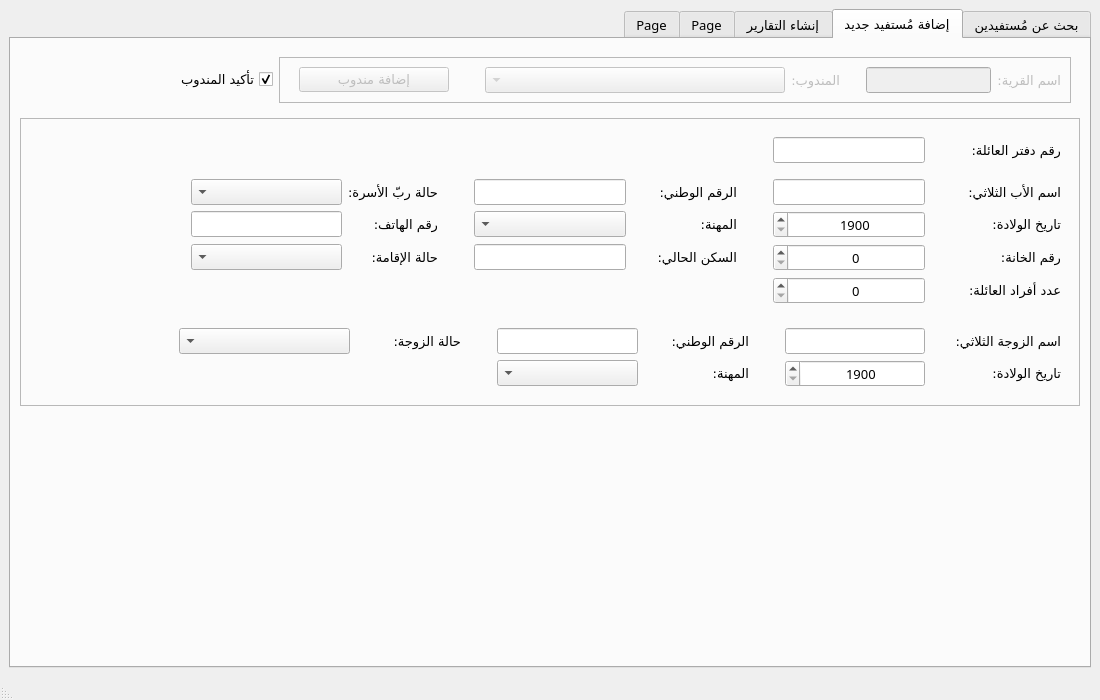
<?xml version="1.0" encoding="UTF-8"?>
<ui version="4.0">
 <class>MainWindow</class>
 <widget class="QMainWindow" name="MainWindow">
  <property name="geometry">
   <rect>
    <x>0</x>
    <y>0</y>
    <width>1100</width>
    <height>700</height>
   </rect>
  </property>
  <property name="minimumSize">
   <size>
    <width>1100</width>
    <height>700</height>
   </size>
  </property>
  <property name="font">
   <font>
    <family>Almarai</family>
    <pointsize>10</pointsize>
   </font>
  </property>
  <property name="windowTitle">
   <string>SARC DATA Section</string>
  </property>
  <property name="windowIcon">
   <iconset>
    <normaloff>SARC Logo Daraa Branch HD Circle.png</normaloff>SARC Logo Daraa Branch HD Circle.png</iconset>
  </property>
  <property name="layoutDirection">
   <enum>Qt::RightToLeft</enum>
  </property>
  <property name="locale">
   <locale language="Arabic" country="Syria"/>
  </property>
  <widget class="QWidget" name="centralwidget">
   <layout class="QVBoxLayout" name="verticalLayout_2">
    <item>
     <widget class="QTabWidget" name="mainNavBar">
      <property name="layoutDirection">
       <enum>Qt::RightToLeft</enum>
      </property>
      <property name="locale">
       <locale language="Arabic" country="Syria"/>
      </property>
      <property name="currentIndex">
       <number>1</number>
      </property>
      <widget class="QWidget" name="deliveryTab">
       <attribute name="icon">
        <iconset>
         <normaloff>search.svg</normaloff>search.svg</iconset>
       </attribute>
       <attribute name="title">
        <string extracomment="واجهة البحث عن مُستفيد">بحث عن مُستفيدين</string>
       </attribute>
       <layout class="QHBoxLayout" name="horizontalLayout_2">
        <item>
         <layout class="QVBoxLayout" name="_2">
          <item>
           <layout class="QHBoxLayout" name="horizontalLayout">
            <property name="spacing">
             <number>20</number>
            </property>
            <item>
             <widget class="QLabel" name="label">
              <property name="text">
               <string>بحث:</string>
              </property>
             </widget>
            </item>
            <item>
             <widget class="QLineEdit" name="txtSearch">
              <property name="sizePolicy">
               <sizepolicy hsizetype="Fixed" vsizetype="Fixed">
                <horstretch>0</horstretch>
                <verstretch>0</verstretch>
               </sizepolicy>
              </property>
              <property name="minimumSize">
               <size>
                <width>300</width>
                <height>0</height>
               </size>
              </property>
             </widget>
            </item>
            <item>
             <widget class="QPushButton" name="btnSearch">
              <property name="text">
               <string>بحث</string>
              </property>
              <property name="icon">
               <iconset>
                <normaloff>search.svg</normaloff>search.svg</iconset>
              </property>
              <property name="shortcut">
               <string>Return</string>
              </property>
              <property name="autoDefault">
               <bool>true</bool>
              </property>
              <property name="default">
               <bool>true</bool>
              </property>
             </widget>
            </item>
            <item>
             <spacer name="horizontalSpacer_2">
              <property name="orientation">
               <enum>Qt::Horizontal</enum>
              </property>
              <property name="sizeType">
               <enum>QSizePolicy::Expanding</enum>
              </property>
              <property name="sizeHint" stdset="0">
               <size>
                <width>40</width>
                <height>20</height>
               </size>
              </property>
             </spacer>
            </item>
           </layout>
          </item>
          <item>
           <widget class="QLabel" name="label_2">
            <property name="font">
             <font>
              <family>Almarai</family>
              <pointsize>8</pointsize>
             </font>
            </property>
            <property name="text">
             <string>يجب أن تكون قيمة البحث إمّا رقم دفتر العائلة أو اسم الأب أو الأم أو أرقامهما الوطنيّة</string>
            </property>
            <property name="alignment">
             <set>Qt::AlignLeading|Qt::AlignLeft|Qt::AlignVCenter</set>
            </property>
           </widget>
          </item>
          <item>
           <spacer name="verticalSpacer">
            <property name="orientation">
             <enum>Qt::Vertical</enum>
            </property>
            <property name="sizeType">
             <enum>QSizePolicy::Fixed</enum>
            </property>
            <property name="sizeHint" stdset="0">
             <size>
              <width>20</width>
              <height>20</height>
             </size>
            </property>
           </spacer>
          </item>
          <item>
           <widget class="QTableWidget" name="tableWidget">
            <property name="alternatingRowColors">
             <bool>true</bool>
            </property>
            <property name="rowCount">
             <number>20</number>
            </property>
            <property name="columnCount">
             <number>6</number>
            </property>
            <attribute name="horizontalHeaderDefaultSectionSize">
             <number>162</number>
            </attribute>
            <attribute name="horizontalHeaderStretchLastSection">
             <bool>true</bool>
            </attribute>
            <row/>
            <row/>
            <row/>
            <row/>
            <row/>
            <row/>
            <row/>
            <row/>
            <row/>
            <row/>
            <row/>
            <row/>
            <row/>
            <row/>
            <row/>
            <row/>
            <row/>
            <row/>
            <row/>
            <row/>
            <column/>
            <column/>
            <column/>
            <column/>
            <column/>
            <column/>
           </widget>
          </item>
         </layout>
        </item>
       </layout>
      </widget>
      <widget class="QWidget" name="addNewTab">
       <attribute name="icon">
        <iconset>
         <normaloff>add.svg</normaloff>add.svg</iconset>
       </attribute>
       <attribute name="title">
        <string>إضافة مُستفيد جديد</string>
       </attribute>
       <layout class="QVBoxLayout" name="verticalLayout">
        <item>
         <widget class="QFrame" name="frame">
          <layout class="QHBoxLayout" name="_4">
           <item>
            <widget class="QFrame" name="frame_5">
             <property name="enabled">
              <bool>false</bool>
             </property>
             <property name="frameShape">
              <enum>QFrame::StyledPanel</enum>
             </property>
             <property name="frameShadow">
              <enum>QFrame::Raised</enum>
             </property>
             <layout class="QHBoxLayout" name="horizontalLayout_3">
              <item>
               <widget class="QLabel" name="label_12">
                <property name="text">
                 <string>اسم القرية:</string>
                </property>
               </widget>
              </item>
              <item>
               <widget class="QLineEdit" name="txtArea">
                <property name="maximumSize">
                 <size>
                  <width>350</width>
                  <height>16777215</height>
                 </size>
                </property>
               </widget>
              </item>
              <item>
               <spacer name="horizontalSpacer_3">
                <property name="orientation">
                 <enum>Qt::Horizontal</enum>
                </property>
                <property name="sizeType">
                 <enum>QSizePolicy::Fixed</enum>
                </property>
                <property name="sizeHint" stdset="0">
                 <size>
                  <width>20</width>
                  <height>20</height>
                 </size>
                </property>
               </spacer>
              </item>
              <item>
               <widget class="QLabel" name="label_13">
                <property name="text">
                 <string>المندوب:</string>
                </property>
               </widget>
              </item>
              <item>
               <widget class="QComboBox" name="txtRepresentativeName">
                <property name="minimumSize">
                 <size>
                  <width>300</width>
                  <height>0</height>
                 </size>
                </property>
               </widget>
              </item>
              <item>
               <spacer name="horizontalSpacer_4">
                <property name="orientation">
                 <enum>Qt::Horizontal</enum>
                </property>
                <property name="sizeType">
                 <enum>QSizePolicy::Fixed</enum>
                </property>
                <property name="sizeHint" stdset="0">
                 <size>
                  <width>30</width>
                  <height>20</height>
                 </size>
                </property>
               </spacer>
              </item>
              <item>
               <widget class="QPushButton" name="btnAddRepresentative">
                <property name="minimumSize">
                 <size>
                  <width>150</width>
                  <height>0</height>
                 </size>
                </property>
                <property name="maximumSize">
                 <size>
                  <width>200</width>
                  <height>16777215</height>
                 </size>
                </property>
                <property name="text">
                 <string>إضافة مندوب</string>
                </property>
                <property name="icon">
                 <iconset>
                  <normaloff>add.svg</normaloff>add.svg</iconset>
                </property>
               </widget>
              </item>
              <item>
               <spacer name="horizontalSpacer_7">
                <property name="orientation">
                 <enum>Qt::Horizontal</enum>
                </property>
                <property name="sizeType">
                 <enum>QSizePolicy::Fixed</enum>
                </property>
                <property name="sizeHint" stdset="0">
                 <size>
                  <width>10</width>
                  <height>20</height>
                 </size>
                </property>
               </spacer>
              </item>
             </layout>
            </widget>
           </item>
           <item>
            <widget class="QCheckBox" name="chkRepresentativeChecker">
             <property name="text">
              <string>تأكيد المندوب</string>
             </property>
             <property name="checked">
              <bool>true</bool>
             </property>
            </widget>
           </item>
           <item>
            <spacer name="horizontalSpacer_8">
             <property name="orientation">
              <enum>Qt::Horizontal</enum>
             </property>
             <property name="sizeHint" stdset="0">
              <size>
               <width>40</width>
               <height>20</height>
              </size>
             </property>
            </spacer>
           </item>
          </layout>
         </widget>
        </item>
        <item>
         <widget class="QFrame" name="frame_3">
          <property name="frameShape">
           <enum>QFrame::StyledPanel</enum>
          </property>
          <property name="frameShadow">
           <enum>QFrame::Raised</enum>
          </property>
          <layout class="QVBoxLayout" name="verticalLayout_3">
           <item>
            <widget class="QFrame" name="frame_4">
             <layout class="QGridLayout" name="_3">
              <item row="1" column="1">
               <spacer name="verticalSpacer_2">
                <property name="orientation">
                 <enum>Qt::Vertical</enum>
                </property>
                <property name="sizeType">
                 <enum>QSizePolicy::Fixed</enum>
                </property>
                <property name="sizeHint" stdset="0">
                 <size>
                  <width>20</width>
                  <height>10</height>
                 </size>
                </property>
               </spacer>
              </item>
              <item row="2" column="6">
               <widget class="QLabel" name="label_19">
                <property name="text">
                 <string>حالة ربّ الأسرة:</string>
                </property>
               </widget>
              </item>
              <item row="4" column="6">
               <widget class="QLabel" name="label_11">
                <property name="text">
                 <string>حالة الإقامة:</string>
                </property>
               </widget>
              </item>
              <item row="5" column="0">
               <widget class="QLabel" name="label_9">
                <property name="text">
                 <string>عدد أفراد العائلة:</string>
                </property>
               </widget>
              </item>
              <item row="2" column="1">
               <widget class="QLineEdit" name="txtFatherName">
                <property name="maximumSize">
                 <size>
                  <width>350</width>
                  <height>16777215</height>
                 </size>
                </property>
                <property name="statusTip">
                 <string>الاسم الثلاثي لربّ الأسرة - الأب.</string>
                </property>
                <property name="maxLength">
                 <number>35</number>
                </property>
               </widget>
              </item>
              <item row="2" column="9">
               <spacer name="spacer_2">
                <property name="orientation">
                 <enum>Qt::Horizontal</enum>
                </property>
                <property name="sizeHint" stdset="0">
                 <size>
                  <width>0</width>
                  <height>0</height>
                 </size>
                </property>
               </spacer>
              </item>
              <item row="0" column="0">
               <widget class="QLabel" name="label_3">
                <property name="minimumSize">
                 <size>
                  <width>130</width>
                  <height>0</height>
                 </size>
                </property>
                <property name="text">
                 <string>رقم دفتر العائلة:</string>
                </property>
               </widget>
              </item>
              <item row="3" column="3">
               <widget class="QLabel" name="label_5">
                <property name="text">
                 <string>المهنة:</string>
                </property>
               </widget>
              </item>
              <item row="3" column="8">
               <widget class="QLineEdit" name="txtFatherPhoneNumber">
                <property name="maximumSize">
                 <size>
                  <width>350</width>
                  <height>16777215</height>
                 </size>
                </property>
                <property name="toolTip">
                 <string>أقصى حد يمكنك كتابته هو 10 أرقام.</string>
                </property>
                <property name="statusTip">
                 <string>يجب أن يكون من الشكل: 0912345678.</string>
                </property>
                <property name="maxLength">
                 <number>10</number>
                </property>
               </widget>
              </item>
              <item row="2" column="5">
               <spacer name="horizontalSpacer_5">
                <property name="orientation">
                 <enum>Qt::Horizontal</enum>
                </property>
                <property name="sizeType">
                 <enum>QSizePolicy::Fixed</enum>
                </property>
                <property name="sizeHint" stdset="0">
                 <size>
                  <width>30</width>
                  <height>20</height>
                 </size>
                </property>
               </spacer>
              </item>
              <item row="3" column="0">
               <widget class="QLabel" name="label_8">
                <property name="minimumSize">
                 <size>
                  <width>110</width>
                  <height>0</height>
                 </size>
                </property>
                <property name="text">
                 <string>تاريخ الولادة:</string>
                </property>
               </widget>
              </item>
              <item row="0" column="1">
               <widget class="QLineEdit" name="txtFamilyID">
                <property name="maximumSize">
                 <size>
                  <width>350</width>
                  <height>16777215</height>
                 </size>
                </property>
               </widget>
              </item>
              <item row="4" column="4">
               <widget class="QLineEdit" name="txtCurrentHome">
                <property name="maximumSize">
                 <size>
                  <width>350</width>
                  <height>16777215</height>
                 </size>
                </property>
               </widget>
              </item>
              <item row="2" column="3">
               <widget class="QLabel" name="label_6">
                <property name="minimumSize">
                 <size>
                  <width>105</width>
                  <height>0</height>
                 </size>
                </property>
                <property name="text">
                 <string>الرقم الوطني:</string>
                </property>
               </widget>
              </item>
              <item row="3" column="6">
               <widget class="QLabel" name="label_7">
                <property name="text">
                 <string>رقم الهاتف:</string>
                </property>
               </widget>
              </item>
              <item row="2" column="8">
               <widget class="QComboBox" name="txtFatherStatus">
                <property name="locale">
                 <locale language="English" country="UnitedStates"/>
                </property>
                <property name="maxVisibleItems">
                 <number>4</number>
                </property>
               </widget>
              </item>
              <item row="2" column="2">
               <spacer name="horizontalSpacer">
                <property name="orientation">
                 <enum>Qt::Horizontal</enum>
                </property>
                <property name="sizeType">
                 <enum>QSizePolicy::Fixed</enum>
                </property>
                <property name="sizeHint" stdset="0">
                 <size>
                  <width>30</width>
                  <height>20</height>
                 </size>
                </property>
               </spacer>
              </item>
              <item row="2" column="0">
               <widget class="QLabel" name="label_4">
                <property name="text">
                 <string>اسم الأب الثلاثي:</string>
                </property>
               </widget>
              </item>
              <item row="3" column="1">
               <widget class="QSpinBox" name="txtFatherBirth">
                <property name="minimumSize">
                 <size>
                  <width>120</width>
                  <height>0</height>
                 </size>
                </property>
                <property name="locale">
                 <locale language="English" country="UnitedStates"/>
                </property>
                <property name="alignment">
                 <set>Qt::AlignCenter</set>
                </property>
                <property name="minimum">
                 <number>1900</number>
                </property>
                <property name="maximum">
                 <number>2022</number>
                </property>
               </widget>
              </item>
              <item row="4" column="0">
               <widget class="QLabel" name="label_20">
                <property name="text">
                 <string>رقم الخانة:</string>
                </property>
               </widget>
              </item>
              <item row="2" column="4">
               <widget class="QLineEdit" name="txtFatherID">
                <property name="maximumSize">
                 <size>
                  <width>350</width>
                  <height>16777215</height>
                 </size>
                </property>
                <property name="inputMask">
                 <string>00000000000</string>
                </property>
                <property name="maxLength">
                 <number>11</number>
                </property>
               </widget>
              </item>
              <item row="4" column="8">
               <widget class="QComboBox" name="txtResidenceStatus"/>
              </item>
              <item row="4" column="3">
               <widget class="QLabel" name="label_10">
                <property name="text">
                 <string>السكن الحالي:</string>
                </property>
               </widget>
              </item>
              <item row="4" column="1">
               <widget class="QSpinBox" name="txtFatherCellNumber">
                <property name="minimumSize">
                 <size>
                  <width>120</width>
                  <height>0</height>
                 </size>
                </property>
                <property name="locale">
                 <locale language="English" country="UnitedStates"/>
                </property>
                <property name="alignment">
                 <set>Qt::AlignCenter</set>
                </property>
                <property name="maximum">
                 <number>10000</number>
                </property>
                <property name="value">
                 <number>0</number>
                </property>
               </widget>
              </item>
              <item row="5" column="1">
               <widget class="QSpinBox" name="txtMembersCount">
                <property name="minimumSize">
                 <size>
                  <width>120</width>
                  <height>0</height>
                 </size>
                </property>
                <property name="locale">
                 <locale language="English" country="UnitedStates"/>
                </property>
                <property name="alignment">
                 <set>Qt::AlignCenter</set>
                </property>
                <property name="maximum">
                 <number>50</number>
                </property>
                <property name="value">
                 <number>0</number>
                </property>
               </widget>
              </item>
              <item row="3" column="4">
               <widget class="QComboBox" name="txtFatherJob">
                <property name="locale">
                 <locale language="English" country="UnitedStates"/>
                </property>
                <property name="maxVisibleItems">
                 <number>4</number>
                </property>
               </widget>
              </item>
             </layout>
            </widget>
           </item>
           <item>
            <widget class="QFrame" name="frame_2">
             <layout class="QGridLayout" name="_5">
              <item row="1" column="1">
               <widget class="QSpinBox" name="txtWifeBirth">
                <property name="minimumSize">
                 <size>
                  <width>120</width>
                  <height>0</height>
                 </size>
                </property>
                <property name="locale">
                 <locale language="English" country="UnitedStates"/>
                </property>
                <property name="alignment">
                 <set>Qt::AlignCenter</set>
                </property>
                <property name="minimum">
                 <number>1900</number>
                </property>
                <property name="maximum">
                 <number>2022</number>
                </property>
               </widget>
              </item>
              <item row="0" column="2">
               <spacer name="horizontalSpacer_9">
                <property name="orientation">
                 <enum>Qt::Horizontal</enum>
                </property>
                <property name="sizeType">
                 <enum>QSizePolicy::Fixed</enum>
                </property>
                <property name="sizeHint" stdset="0">
                 <size>
                  <width>30</width>
                  <height>20</height>
                 </size>
                </property>
               </spacer>
              </item>
              <item row="1" column="6">
               <widget class="QComboBox" name="txtWifeJob">
                <property name="locale">
                 <locale language="English" country="UnitedStates"/>
                </property>
                <property name="maxVisibleItems">
                 <number>4</number>
                </property>
               </widget>
              </item>
              <item row="0" column="0">
               <widget class="QLabel" name="label_14">
                <property name="minimumSize">
                 <size>
                  <width>130</width>
                  <height>0</height>
                 </size>
                </property>
                <property name="text">
                 <string>اسم الزوجة الثلاثي:</string>
                </property>
               </widget>
              </item>
              <item row="0" column="6">
               <widget class="QLineEdit" name="txtWifeID">
                <property name="maximumSize">
                 <size>
                  <width>350</width>
                  <height>16777215</height>
                 </size>
                </property>
                <property name="maxLength">
                 <number>11</number>
                </property>
               </widget>
              </item>
              <item row="0" column="1">
               <widget class="QLineEdit" name="txtWifeName">
                <property name="maximumSize">
                 <size>
                  <width>350</width>
                  <height>16777215</height>
                 </size>
                </property>
                <property name="maxLength">
                 <number>35</number>
                </property>
               </widget>
              </item>
              <item row="1" column="0">
               <widget class="QLabel" name="label_15">
                <property name="minimumSize">
                 <size>
                  <width>110</width>
                  <height>0</height>
                 </size>
                </property>
                <property name="text">
                 <string>تاريخ الولادة:</string>
                </property>
               </widget>
              </item>
              <item row="1" column="5">
               <widget class="QLabel" name="label_17">
                <property name="text">
                 <string>المهنة:</string>
                </property>
               </widget>
              </item>
              <item row="0" column="7">
               <spacer name="horizontalSpacer_11">
                <property name="orientation">
                 <enum>Qt::Horizontal</enum>
                </property>
                <property name="sizeType">
                 <enum>QSizePolicy::Fixed</enum>
                </property>
                <property name="sizeHint" stdset="0">
                 <size>
                  <width>30</width>
                  <height>20</height>
                 </size>
                </property>
               </spacer>
              </item>
              <item row="0" column="9">
               <widget class="QComboBox" name="txtWifeStatus">
                <property name="minimumSize">
                 <size>
                  <width>171</width>
                  <height>0</height>
                 </size>
                </property>
                <property name="maximumSize">
                 <size>
                  <width>350</width>
                  <height>16777215</height>
                 </size>
                </property>
               </widget>
              </item>
              <item row="0" column="5">
               <widget class="QLabel" name="label_16">
                <property name="minimumSize">
                 <size>
                  <width>105</width>
                  <height>0</height>
                 </size>
                </property>
                <property name="text">
                 <string>الرقم الوطني:</string>
                </property>
               </widget>
              </item>
              <item row="0" column="8">
               <widget class="QLabel" name="label_21">
                <property name="minimumSize">
                 <size>
                  <width>105</width>
                  <height>0</height>
                 </size>
                </property>
                <property name="text">
                 <string>حالة الزوجة:</string>
                </property>
               </widget>
              </item>
              <item row="0" column="10">
               <spacer name="spacer">
                <property name="orientation">
                 <enum>Qt::Horizontal</enum>
                </property>
                <property name="sizeHint" stdset="0">
                 <size>
                  <width>0</width>
                  <height>0</height>
                 </size>
                </property>
               </spacer>
              </item>
             </layout>
            </widget>
           </item>
          </layout>
         </widget>
        </item>
        <item>
         <spacer name="spacer_3">
          <property name="orientation">
           <enum>Qt::Vertical</enum>
          </property>
          <property name="sizeHint" stdset="0">
           <size>
            <width>0</width>
            <height>0</height>
           </size>
          </property>
         </spacer>
        </item>
       </layout>
      </widget>
      <widget class="QWidget" name="createReportTab">
       <attribute name="icon">
        <iconset>
         <normaloff>report.svg</normaloff>report.svg</iconset>
       </attribute>
       <attribute name="title">
        <string>إنشاء التقارير</string>
       </attribute>
      </widget>
      <widget class="QWidget" name="tab_2">
       <attribute name="title">
        <string>Page</string>
       </attribute>
      </widget>
      <widget class="QWidget" name="tab_3">
       <attribute name="title">
        <string>Page</string>
       </attribute>
      </widget>
     </widget>
    </item>
   </layout>
  </widget>
  <widget class="QMenuBar" name="menubar">
   <property name="geometry">
    <rect>
     <x>0</x>
     <y>0</y>
     <width>1100</width>
     <height>26</height>
    </rect>
   </property>
  </widget>
  <widget class="QStatusBar" name="statusBar"/>
 </widget>
 <tabstops>
  <tabstop>mainNavBar</tabstop>
  <tabstop>txtSearch</tabstop>
  <tabstop>btnSearch</tabstop>
  <tabstop>tableWidget</tabstop>
  <tabstop>txtArea</tabstop>
  <tabstop>txtRepresentativeName</tabstop>
  <tabstop>btnAddRepresentative</tabstop>
  <tabstop>chkRepresentativeChecker</tabstop>
  <tabstop>txtFamilyID</tabstop>
  <tabstop>txtFatherName</tabstop>
  <tabstop>txtFatherID</tabstop>
  <tabstop>txtFatherStatus</tabstop>
  <tabstop>txtFatherBirth</tabstop>
  <tabstop>txtFatherJob</tabstop>
  <tabstop>txtFatherPhoneNumber</tabstop>
  <tabstop>txtFatherCellNumber</tabstop>
  <tabstop>txtCurrentHome</tabstop>
  <tabstop>txtResidenceStatus</tabstop>
  <tabstop>txtMembersCount</tabstop>
  <tabstop>txtWifeName</tabstop>
  <tabstop>txtWifeID</tabstop>
  <tabstop>txtWifeStatus</tabstop>
  <tabstop>txtWifeBirth</tabstop>
  <tabstop>txtWifeJob</tabstop>
 </tabstops>
 <resources/>
 <connections>
  <connection>
   <sender>chkRepresentativeChecker</sender>
   <signal>clicked(bool)</signal>
   <receiver>frame_3</receiver>
   <slot>setEnabled(bool)</slot>
   <hints>
    <hint type="sourcelabel">
     <x>171</x>
     <y>112</y>
    </hint>
    <hint type="destinationlabel">
     <x>176</x>
     <y>164</y>
    </hint>
   </hints>
  </connection>
  <connection>
   <sender>chkRepresentativeChecker</sender>
   <signal>clicked(bool)</signal>
   <receiver>frame_5</receiver>
   <slot>setDisabled(bool)</slot>
   <hints>
    <hint type="sourcelabel">
     <x>164</x>
     <y>121</y>
    </hint>
    <hint type="destinationlabel">
     <x>217</x>
     <y>116</y>
    </hint>
   </hints>
  </connection>
 </connections>
</ui>
